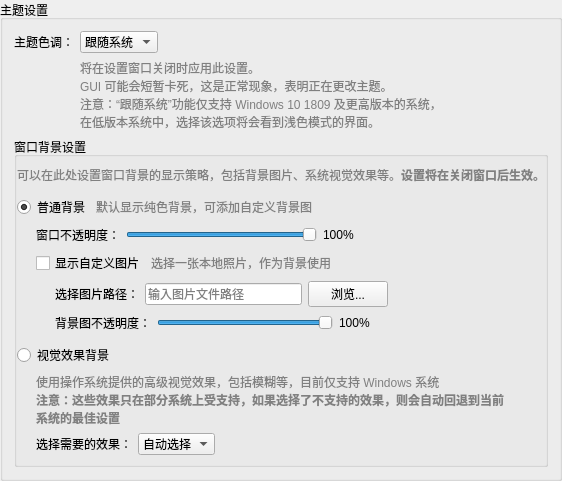
            <widget class="QGroupBox" name="groupBox_11">
             <property name="title">
              <string>主题设置</string>
             </property>
             <property name="flat">
              <bool>true</bool>
             </property>
             <layout class="QGridLayout" name="gridLayout_26">
              <item row="1" column="0">
               <layout class="QHBoxLayout" name="horizontalLayout_33" stretch="0,0,0">
                <property name="topMargin">
                 <number>0</number>
                </property>
                <item>
                 <spacer name="horizontalSpacer_42">
                  <property name="orientation">
                   <enum>Qt::Horizontal</enum>
                  </property>
                  <property name="sizeType">
                   <enum>QSizePolicy::Fixed</enum>
                  </property>
                  <property name="sizeHint" stdset="0">
                   <size>
                    <width>66</width>
                    <height>20</height>
                   </size>
                  </property>
                 </spacer>
                </item>
                <item>
                 <widget class="QLabel" name="label_48">
                  <property name="styleSheet">
                   <string notr="true">QLabel{
	color: grey;
	font-size: 9pt;
}
</string>
                  </property>
                  <property name="text">
                   <string>将在设置窗口关闭时应用此设置。
GUI 可能会短暂卡死，这是正常现象，表明正在更改主题。
注意：“跟随系统”功能仅支持 Windows 10 1809 及更高版本的系统，
在低版本系统中，选择该选项将会看到浅色模式的界面。</string>
                  </property>
                 </widget>
                </item>
                <item>
                 <spacer name="horizontalSpacer_43">
                  <property name="orientation">
                   <enum>Qt::Horizontal</enum>
                  </property>
                  <property name="sizeHint" stdset="0">
                   <size>
                    <width>40</width>
                    <height>20</height>
                   </size>
                  </property>
                 </spacer>
                </item>
               </layout>
              </item>
              <item row="0" column="0">
               <layout class="QHBoxLayout" name="horizontalLayout_32" stretch="0,0,0">
                <item>
                 <widget class="QLabel" name="label_47">
                  <property name="toolTip">
                   <string/>
                  </property>
                  <property name="text">
                   <string>主题色调：</string>
                  </property>
                 </widget>
                </item>
                <item>
                 <widget class="QComboBox" name="comboBox_6">
                  <item>
                   <property name="text">
                    <string>跟随系统</string>
                   </property>
                  </item>
                  <item>
                   <property name="text">
                    <string>浅色模式</string>
                   </property>
                  </item>
                  <item>
                   <property name="text">
                    <string>深色模式</string>
                   </property>
                  </item>
                 </widget>
                </item>
                <item>
                 <spacer name="horizontalSpacer_41">
                  <property name="orientation">
                   <enum>Qt::Horizontal</enum>
                  </property>
                  <property name="sizeHint" stdset="0">
                   <size>
                    <width>40</width>
                    <height>20</height>
                   </size>
                  </property>
                 </spacer>
                </item>
               </layout>
              </item>
              <item row="4" column="0">
               <widget class="QGroupBox" name="groupBox_12">
                <property name="title">
                 <string>窗口背景设置</string>
                </property>
                <property name="flat">
                 <bool>true</bool>
                </property>
                <layout class="QGridLayout" name="gridLayout_27">
                 <property name="leftMargin">
                  <number>0</number>
                 </property>
                 <property name="rightMargin">
                  <number>0</number>
                 </property>
                 <item row="2" column="0">
                  <layout class="QHBoxLayout" name="horizontalLayout_4">
                   <property name="topMargin">
                    <number>0</number>
                   </property>
                   <property name="bottomMargin">
                    <number>0</number>
                   </property>
                   <item>
                    <widget class="QRadioButton" name="radioButton_8">
                     <property name="text">
                      <string>普通背景</string>
                     </property>
                     <property name="checked">
                      <bool>true</bool>
                     </property>
                    </widget>
                   </item>
                   <item>
                    <widget class="QLabel" name="label_61">
                     <property name="font">
                      <font>
                       <pointsize>9</pointsize>
                      </font>
                     </property>
                     <property name="styleSheet">
                      <string notr="true">QLabel{
	color: grey;
	font-size: 9pt;
}</string>
                     </property>
                     <property name="text">
                      <string>默认显示纯色背景，可添加自定义背景图</string>
                     </property>
                    </widget>
                   </item>
                   <item>
                    <spacer name="horizontalSpacer_3">
                     <property name="orientation">
                      <enum>Qt::Horizontal</enum>
                     </property>
                     <property name="sizeHint" stdset="0">
                      <size>
                       <width>40</width>
                       <height>20</height>
                      </size>
                     </property>
                    </spacer>
                   </item>
                  </layout>
                 </item>
                 <item row="0" column="0">
                  <widget class="QLabel" name="label_59">
                   <property name="font">
                    <font>
                     <pointsize>9</pointsize>
                    </font>
                   </property>
                   <property name="styleSheet">
                    <string notr="true">QLabel{
	color: grey;
	font-size: 9pt;
}</string>
                   </property>
                   <property name="text">
                    <string>&lt;html&gt;&lt;head/&gt;&lt;body&gt;&lt;p&gt;可以在此处设置窗口背景的显示策略，包括背景图片、系统视觉效果等。&lt;span style=&quot; font-weight:700;&quot;&gt;设置将在关闭窗口后生效。&lt;/span&gt;&lt;/p&gt;&lt;/body&gt;&lt;/html&gt;</string>
                   </property>
                  </widget>
                 </item>
                 <item row="3" column="0">
                  <widget class="QFrame" name="frame_2">
                   <property name="frameShape">
                    <enum>QFrame::NoFrame</enum>
                   </property>
                   <property name="frameShadow">
                    <enum>QFrame::Raised</enum>
                   </property>
                   <layout class="QGridLayout" name="gridLayout_28">
                    <property name="leftMargin">
                     <number>0</number>
                    </property>
                    <property name="topMargin">
                     <number>0</number>
                    </property>
                    <property name="rightMargin">
                     <number>0</number>
                    </property>
                    <property name="bottomMargin">
                     <number>0</number>
                    </property>
                    <item row="1" column="0">
                     <layout class="QHBoxLayout" name="horizontalLayout_7">
                      <property name="topMargin">
                       <number>0</number>
                      </property>
                      <item>
                       <spacer name="horizontalSpacer_69">
                        <property name="orientation">
                         <enum>Qt::Horizontal</enum>
                        </property>
                        <property name="sizeType">
                         <enum>QSizePolicy::Fixed</enum>
                        </property>
                        <property name="sizeHint" stdset="0">
                         <size>
                          <width>19</width>
                          <height>20</height>
                         </size>
                        </property>
                       </spacer>
                      </item>
                      <item>
                       <widget class="QCheckBox" name="checkBox_16">
                        <property name="text">
                         <string>显示自定义图片</string>
                        </property>
                       </widget>
                      </item>
                      <item>
                       <widget class="QLabel" name="label_62">
                        <property name="font">
                         <font>
                          <pointsize>9</pointsize>
                         </font>
                        </property>
                        <property name="styleSheet">
                         <string notr="true">QLabel{
	color: grey;
	font-size: 9pt;
}</string>
                        </property>
                        <property name="text">
                         <string>选择一张本地照片，作为背景使用</string>
                        </property>
                       </widget>
                      </item>
                      <item>
                       <spacer name="horizontalSpacer_15">
                        <property name="orientation">
                         <enum>Qt::Horizontal</enum>
                        </property>
                        <property name="sizeHint" stdset="0">
                         <size>
                          <width>40</width>
                          <height>20</height>
                         </size>
                        </property>
                       </spacer>
                      </item>
                     </layout>
                    </item>
                    <item row="0" column="0">
                     <layout class="QHBoxLayout" name="horizontalLayout_19">
                      <property name="topMargin">
                       <number>0</number>
                      </property>
                      <item>
                       <spacer name="horizontalSpacer_70">
                        <property name="orientation">
                         <enum>Qt::Horizontal</enum>
                        </property>
                        <property name="sizeType">
                         <enum>QSizePolicy::Fixed</enum>
                        </property>
                        <property name="sizeHint" stdset="0">
                         <size>
                          <width>19</width>
                          <height>20</height>
                         </size>
                        </property>
                       </spacer>
                      </item>
                      <item>
                       <widget class="QLabel" name="label_66">
                        <property name="font">
                         <font>
                          <pointsize>9</pointsize>
                         </font>
                        </property>
                        <property name="styleSheet">
                         <string notr="true"/>
                        </property>
                        <property name="text">
                         <string>窗口不透明度：</string>
                        </property>
                       </widget>
                      </item>
                      <item>
                       <widget class="QSlider" name="horizontalSlider">
                        <property name="minimum">
                         <number>15</number>
                        </property>
                        <property name="maximum">
                         <number>100</number>
                        </property>
                        <property name="value">
                         <number>100</number>
                        </property>
                        <property name="orientation">
                         <enum>Qt::Horizontal</enum>
                        </property>
                       </widget>
                      </item>
                      <item>
                       <widget class="QLabel" name="label_67">
                        <property name="font">
                         <font>
                          <pointsize>9</pointsize>
                         </font>
                        </property>
                        <property name="styleSheet">
                         <string notr="true"/>
                        </property>
                        <property name="text">
                         <string>100%</string>
                        </property>
                       </widget>
                      </item>
                      <item>
                       <spacer name="horizontalSpacer_20">
                        <property name="orientation">
                         <enum>Qt::Horizontal</enum>
                        </property>
                        <property name="sizeHint" stdset="0">
                         <size>
                          <width>40</width>
                          <height>20</height>
                         </size>
                        </property>
                       </spacer>
                      </item>
                     </layout>
                    </item>
                    <item row="2" column="0">
                     <widget class="QFrame" name="frame_3">
                      <property name="frameShape">
                       <enum>QFrame::NoFrame</enum>
                      </property>
                      <property name="frameShadow">
                       <enum>QFrame::Raised</enum>
                      </property>
                      <layout class="QGridLayout" name="gridLayout_29">
                       <property name="leftMargin">
                        <number>0</number>
                       </property>
                       <property name="topMargin">
                        <number>0</number>
                       </property>
                       <property name="rightMargin">
                        <number>0</number>
                       </property>
                       <property name="bottomMargin">
                        <number>0</number>
                       </property>
                       <item row="0" column="0">
                        <layout class="QHBoxLayout" name="horizontalLayout_46" stretch="0,0,0,0,0">
                         <property name="topMargin">
                          <number>0</number>
                         </property>
                         <item>
                          <spacer name="horizontalSpacer_65">
                           <property name="orientation">
                            <enum>Qt::Horizontal</enum>
                           </property>
                           <property name="sizeType">
                            <enum>QSizePolicy::Fixed</enum>
                           </property>
                           <property name="sizeHint" stdset="0">
                            <size>
                             <width>38</width>
                             <height>20</height>
                            </size>
                           </property>
                          </spacer>
                         </item>
                         <item>
                          <widget class="QLabel" name="label_64">
                           <property name="font">
                            <font>
                             <pointsize>9</pointsize>
                            </font>
                           </property>
                           <property name="styleSheet">
                            <string notr="true"/>
                           </property>
                           <property name="text">
                            <string>选择图片路径：</string>
                           </property>
                          </widget>
                         </item>
                         <item>
                          <widget class="QLineEdit" name="lineEdit_3">
                           <property name="placeholderText">
                            <string>输入图片文件路径</string>
                           </property>
                          </widget>
                         </item>
                         <item>
                          <widget class="QPushButton" name="pushButton">
                           <property name="text">
                            <string>浏览...</string>
                           </property>
                          </widget>
                         </item>
                         <item>
                          <spacer name="horizontalSpacer_66">
                           <property name="orientation">
                            <enum>Qt::Horizontal</enum>
                           </property>
                           <property name="sizeHint" stdset="0">
                            <size>
                             <width>40</width>
                             <height>20</height>
                            </size>
                           </property>
                          </spacer>
                         </item>
                        </layout>
                       </item>
                       <item row="1" column="0">
                        <layout class="QHBoxLayout" name="horizontalLayout_48">
                         <property name="topMargin">
                          <number>0</number>
                         </property>
                         <item>
                          <spacer name="horizontalSpacer_71">
                           <property name="orientation">
                            <enum>Qt::Horizontal</enum>
                           </property>
                           <property name="sizeType">
                            <enum>QSizePolicy::Fixed</enum>
                           </property>
                           <property name="sizeHint" stdset="0">
                            <size>
                             <width>38</width>
                             <height>20</height>
                            </size>
                           </property>
                          </spacer>
                         </item>
                         <item>
                          <widget class="QLabel" name="label_68">
                           <property name="font">
                            <font>
                             <pointsize>9</pointsize>
                            </font>
                           </property>
                           <property name="styleSheet">
                            <string notr="true"/>
                           </property>
                           <property name="text">
                            <string>背景图不透明度：</string>
                           </property>
                          </widget>
                         </item>
                         <item>
                          <widget class="QSlider" name="horizontalSlider_2">
                           <property name="maximum">
                            <number>100</number>
                           </property>
                           <property name="value">
                            <number>100</number>
                           </property>
                           <property name="orientation">
                            <enum>Qt::Horizontal</enum>
                           </property>
                          </widget>
                         </item>
                         <item>
                          <widget class="QLabel" name="label_69">
                           <property name="font">
                            <font>
                             <pointsize>9</pointsize>
                            </font>
                           </property>
                           <property name="styleSheet">
                            <string notr="true"/>
                           </property>
                           <property name="text">
                            <string>100%</string>
                           </property>
                          </widget>
                         </item>
                         <item>
                          <spacer name="horizontalSpacer_72">
                           <property name="orientation">
                            <enum>Qt::Horizontal</enum>
                           </property>
                           <property name="sizeHint" stdset="0">
                            <size>
                             <width>40</width>
                             <height>20</height>
                            </size>
                           </property>
                          </spacer>
                         </item>
                        </layout>
                       </item>
                      </layout>
                     </widget>
                    </item>
                   </layout>
                  </widget>
                 </item>
                 <item row="10" column="0">
                  <widget class="QFrame" name="frame_4">
                   <layout class="QGridLayout" name="gridLayout_30">
                    <property name="leftMargin">
                     <number>0</number>
                    </property>
                    <property name="topMargin">
                     <number>0</number>
                    </property>
                    <property name="rightMargin">
                     <number>0</number>
                    </property>
                    <property name="bottomMargin">
                     <number>0</number>
                    </property>
                    <item row="1" column="0">
                     <layout class="QHBoxLayout" name="horizontalLayout_49">
                      <item>
                       <spacer name="horizontalSpacer_67">
                        <property name="orientation">
                         <enum>Qt::Horizontal</enum>
                        </property>
                        <property name="sizeType">
                         <enum>QSizePolicy::Fixed</enum>
                        </property>
                        <property name="sizeHint" stdset="0">
                         <size>
                          <width>19</width>
                          <height>20</height>
                         </size>
                        </property>
                       </spacer>
                      </item>
                      <item>
                       <widget class="QLabel" name="label_65">
                        <property name="font">
                         <font>
                          <pointsize>9</pointsize>
                         </font>
                        </property>
                        <property name="styleSheet">
                         <string notr="true"/>
                        </property>
                        <property name="text">
                         <string>选择需要的效果：</string>
                        </property>
                       </widget>
                      </item>
                      <item>
                       <widget class="QComboBox" name="comboBox_8">
                        <item>
                         <property name="text">
                          <string>自动选择</string>
                         </property>
                        </item>
                        <item>
                         <property name="text">
                          <string>Mica</string>
                         </property>
                        </item>
                        <item>
                         <property name="text">
                          <string>Mica Alt</string>
                         </property>
                        </item>
                        <item>
                         <property name="text">
                          <string>Acrylic</string>
                         </property>
                        </item>
                        <item>
                         <property name="text">
                          <string>Aero</string>
                         </property>
                        </item>
                       </widget>
                      </item>
                      <item>
                       <spacer name="horizontalSpacer_68">
                        <property name="orientation">
                         <enum>Qt::Horizontal</enum>
                        </property>
                        <property name="sizeHint" stdset="0">
                         <size>
                          <width>40</width>
                          <height>20</height>
                         </size>
                        </property>
                       </spacer>
                      </item>
                     </layout>
                    </item>
                    <item row="0" column="0">
                     <layout class="QHBoxLayout" name="horizontalLayout_47" stretch="0,1,0">
                      <property name="bottomMargin">
                       <number>0</number>
                      </property>
                      <item>
                       <spacer name="horizontalSpacer_74">
                        <property name="orientation">
                         <enum>Qt::Horizontal</enum>
                        </property>
                        <property name="sizeType">
                         <enum>QSizePolicy::Fixed</enum>
                        </property>
                        <property name="sizeHint" stdset="0">
                         <size>
                          <width>19</width>
                          <height>20</height>
                         </size>
                        </property>
                       </spacer>
                      </item>
                      <item>
                       <widget class="QLabel" name="label_70">
                        <property name="font">
                         <font>
                          <pointsize>9</pointsize>
                         </font>
                        </property>
                        <property name="styleSheet">
                         <string notr="true">QLabel{
	color: grey;
	font-size: 9pt;
}</string>
                        </property>
                        <property name="text">
                         <string>&lt;html&gt;&lt;head/&gt;&lt;body&gt;&lt;p&gt;使用操作系统提供的高级视觉效果，包括模糊等，目前仅支持 Windows 系统&lt;br&gt;&lt;span style=&quot; font-weight:700;&quot;&gt;注意：这些效果只在部分系统上受支持，如果选择了不支持的效果，则会自动回退到当前系统的最佳设置&lt;/span&gt;&lt;/p&gt;&lt;/body&gt;&lt;/html&gt;</string>
                        </property>
                        <property name="wordWrap">
                         <bool>true</bool>
                        </property>
                       </widget>
                      </item>
                      <item>
                       <spacer name="horizontalSpacer_73">
                        <property name="orientation">
                         <enum>Qt::Horizontal</enum>
                        </property>
                        <property name="sizeHint" stdset="0">
                         <size>
                          <width>40</width>
                          <height>20</height>
                         </size>
                        </property>
                       </spacer>
                      </item>
                     </layout>
                    </item>
                   </layout>
                  </widget>
                 </item>
                 <item row="1" column="0">
                  <spacer name="verticalSpacer_6">
                   <property name="orientation">
                    <enum>Qt::Vertical</enum>
                   </property>
                   <property name="sizeType">
                    <enum>QSizePolicy::Fixed</enum>
                   </property>
                   <property name="sizeHint" stdset="0">
                    <size>
                     <width>20</width>
                     <height>5</height>
                    </size>
                   </property>
                  </spacer>
                 </item>
                 <item row="9" column="0">
                  <layout class="QHBoxLayout" name="horizontalLayout_16">
                   <property name="topMargin">
                    <number>4</number>
                   </property>
                   <item>
                    <widget class="QRadioButton" name="radioButton_10">
                     <property name="text">
                      <string>视觉效果背景</string>
                     </property>
                    </widget>
                   </item>
                   <item>
                    <widget class="QLabel" name="label_63">
                     <property name="font">
                      <font>
                       <pointsize>9</pointsize>
                      </font>
                     </property>
                     <property name="styleSheet">
                      <string notr="true">QLabel{
	color: grey;
	font-size: 9pt;
}</string>
                     </property>
                     <property name="text">
                      <string/>
                     </property>
                    </widget>
                   </item>
                   <item>
                    <spacer name="horizontalSpacer_19">
                     <property name="orientation">
                      <enum>Qt::Horizontal</enum>
                     </property>
                     <property name="sizeHint" stdset="0">
                      <size>
                       <width>40</width>
                       <height>20</height>
                      </size>
                     </property>
                    </spacer>
                   </item>
                  </layout>
                 </item>
                </layout>
               </widget>
              </item>
             </layout>
            </widget>
